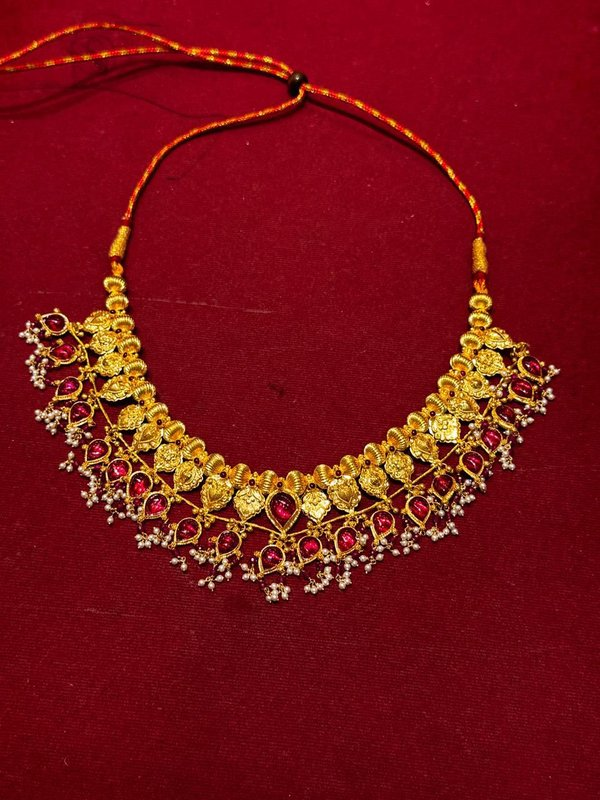
#> input picture scripts/thumbs/03_Necklace_IMG_0062__IMG_0062.JPG.jpeg.jpg, 600 x 800 px, found by its file name
$ python compare_necklaces.py
#> lines starting #> are read from the running program, lines starting #| are printed output that depends on the picture
import os
import cv2
import numpy as np
from PIL import Image

thumb_dir = os.path.join('scripts', 'thumbs')

# Compare 03_Necklace IMG_0062 with 07_Fabric IMG_0034-0044
p0062 = os.path.join(thumb_dir, '03_Necklace_IMG_0062__IMG_0062.JPG.jpeg.jpg')
img0062 = cv2.imread(p0062)
#> img0062 is the input picture: shape (800, 600, 3); mean B, G, R 22.5, 18.7, 120.4

print("Comparing IMG_0062 with IMG_0034-0044:")
fabric_files = [f for f in sorted(os.listdir(thumb_dir)) if '07_Fabric' in f and any(x in f for x in ['0034', '0035', '0037', '0038', '0039', '0040', '0041', '0042', '0043', '0044'])]

for ff in fabric_files:
    p = os.path.join(thumb_dir, ff)
    img = cv2.imread(p)
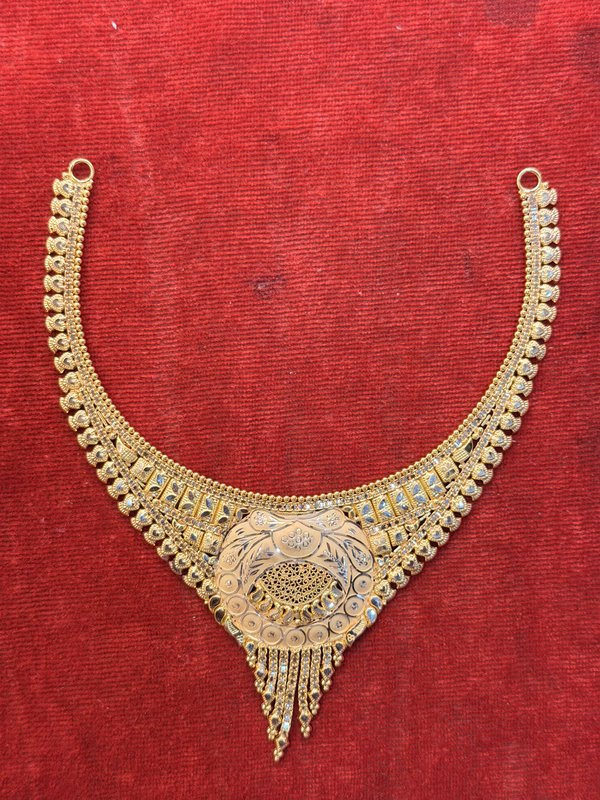
#> input picture scripts/thumbs/07_Fabric_Background_Reference__IMG_0037.HEIC.jpg, 600 x 800 px, found by its file name
#> img is the input picture: shape (800, 600, 3); mean B, G, R 59.8, 64.8, 177.4
    fn = ff.split('__')[1].replace('.jpg', '')

    # Feature comparison between img0062 and img
    # Crop central region
    h, w = img.shape[:2]
#> h = 800; w = 600
    c1 = img0062[int(img0062.shape[0]*0.25):int(img0062.shape[0]*0.75), int(img0062.shape[1]*0.15):int(img0062.shape[1]*0.85)]
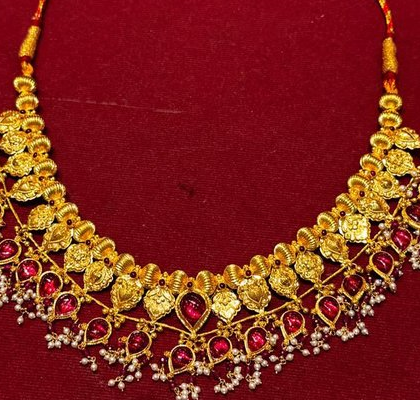
#> c1: shape (400, 420, 3); mean B, G, R 29.7, 40, 128.9
    c2 = img[int(h*0.25):int(h*0.75), int(w*0.15):int(w*0.85)]
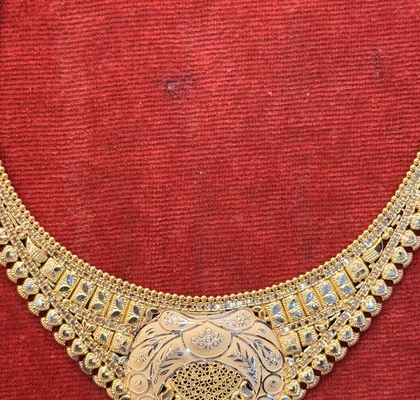
#> c2: shape (400, 420, 3); mean B, G, R 68.4, 79.2, 178.7

    # Resize c2 to c1 for comparison
    c2_res = cv2.resize(c2, (c1.shape[1], c1.shape[0]))
    diff = cv2.absdiff(c1, c2_res)
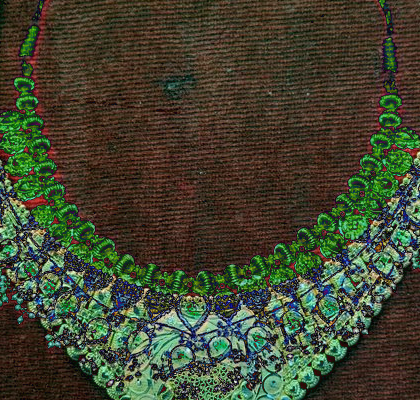
#> diff: shape (400, 420, 3); mean B, G, R 48.7, 68.7, 65.6
    mean_diff = np.mean(diff)
#> mean_diff = 60.99

    # Compare histograms
    h1 = cv2.calcHist([c1], [0, 1, 2], None, [8, 8, 8], [0, 256, 0, 256, 0, 256])
    h2 = cv2.calcHist([c2], [0, 1, 2], None, [8, 8, 8], [0, 256, 0, 256, 0, 256])
    cv2.normalize(h1, h1)
    cv2.normalize(h2, h2)
    corr = cv2.compareHist(h1, h2, cv2.HISTCMP_CORREL)
#> corr = -0.0136

    print(f"  IMG_0062 vs {fn}: MeanDiff={mean_diff:.1f}, HistCorr={corr:.3f}")
#|   IMG_0062 vs IMG_0037.HEIC: MeanDiff=61.0, HistCorr=-0.014

# Compare IMG_0034 to IMG_0044 amongst themselves
print("\nComparing IMG_0034 to IMG_0044 amongst themselves:")
p0037 = os.path.join(thumb_dir, '07_Fabric_Background_Reference__IMG_0037.HEIC.jpg')
img0037 = cv2.imread(p0037)
for ff in fabric_files:
    p = os.path.join(thumb_dir, ff)
    img = cv2.imread(p)
    fn = ff.split('__')[1].replace('.jpg', '')
    h, w = img.shape[:2]
    c1 = img0037[int(img0037.shape[0]*0.25):int(img0037.shape[0]*0.75), int(img0037.shape[1]*0.15):int(img0037.shape[1]*0.85)]
    c2 = img[int(h*0.25):int(h*0.75), int(w*0.15):int(w*0.85)]
    c2_res = cv2.resize(c2, (c1.shape[1], c1.shape[0]))
    diff = cv2.absdiff(c1, c2_res)
#> diff: shape (400, 420, 3); every value is 0
    mean_diff = np.mean(diff)
#> mean_diff = 0
    print(f"  IMG_0037 vs {fn}: MeanDiff={mean_diff:.1f}")
#|   IMG_0037 vs IMG_0037.HEIC: MeanDiff=0.0
